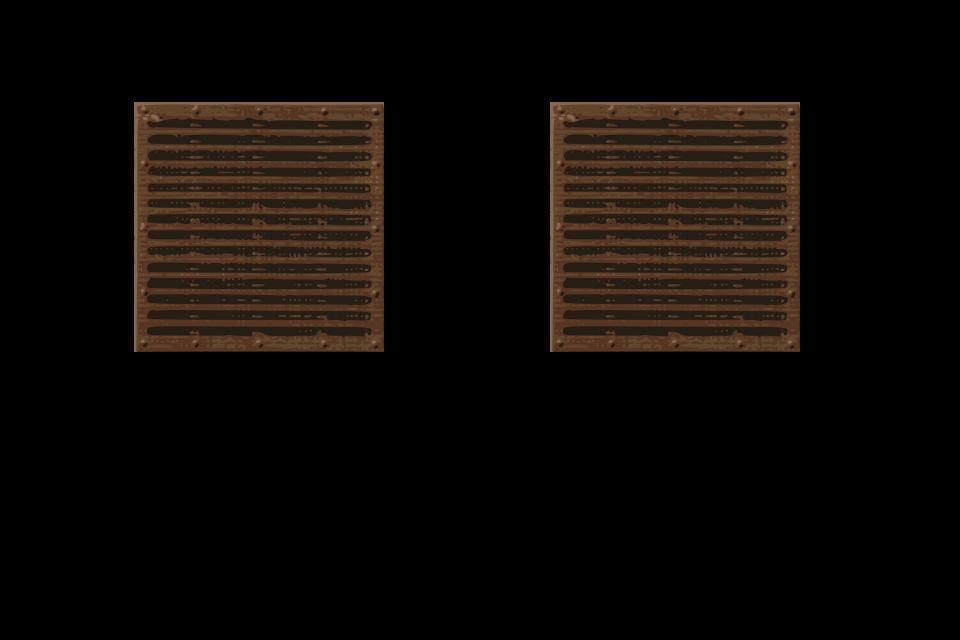

Below is a game level as drawn by its tile map, then a one-line description and the .tmx file that defines it, in full:
An orthogonal 30x20 tile map with 32x32 px tiles, 1 tile layer (Tile Layer 1).

<map version="1.9" tiledversion="1.9.2" orientation="orthogonal" renderorder="right-down" width="30" height="20" tilewidth="32" tileheight="32" infinite="0" nextlayerid="2" nextobjectid="1">
 <tileset firstgid="1" source="map-tile-metal-grill-1-x-1_f.tsx" />
 <layer id="1" name="Tile Layer 1" width="30" height="20">
  <data encoding="csv">
0,0,0,0,0,0,0,0,0,0,0,0,0,0,0,0,0,0,0,0,0,0,0,0,0,0,0,0,0,0,
0,0,0,0,0,0,0,0,0,0,0,0,0,0,0,0,0,0,0,0,0,0,0,0,0,0,0,0,0,0,
0,0,0,0,0,0,0,0,0,0,0,0,0,0,0,0,0,0,0,0,0,0,0,0,0,0,0,0,0,0,
0,0,0,0,1,2,3,4,5,6,7,8,0,0,0,0,0,1,2,3,4,5,6,7,8,0,0,0,0,0,
0,0,0,0,9,10,11,12,13,14,15,16,0,0,0,0,0,9,10,11,12,13,14,15,16,0,0,0,0,0,
0,0,0,0,17,18,19,20,21,22,23,24,0,0,0,0,0,17,18,19,20,21,22,23,24,0,0,0,0,0,
0,0,0,0,25,26,27,28,29,30,31,32,0,0,0,0,0,25,26,27,28,29,30,31,32,0,0,0,0,0,
0,0,0,0,33,34,35,36,37,38,39,40,0,0,0,0,0,33,34,35,36,37,38,39,40,0,0,0,0,0,
0,0,0,0,41,42,43,44,45,46,47,48,0,0,0,0,0,41,42,43,44,45,46,47,48,0,0,0,0,0,
0,0,0,0,49,50,51,52,53,54,55,56,0,0,0,0,0,49,50,51,52,53,54,55,56,0,0,0,0,0,
0,0,0,0,57,58,59,60,61,62,63,64,0,0,0,0,0,57,58,59,60,61,62,63,64,0,0,0,0,0,
0,0,0,0,0,0,0,0,0,0,0,0,0,0,0,0,0,0,0,0,0,0,0,0,0,0,0,0,0,0,
0,0,0,0,0,0,0,0,0,0,0,0,0,0,0,0,0,0,0,0,0,0,0,0,0,0,0,0,0,0,
0,0,0,0,0,0,0,0,0,0,0,0,0,0,0,0,0,0,0,0,0,0,0,0,0,0,0,0,0,0,
0,0,0,0,0,0,0,0,0,0,0,0,0,0,0,0,0,0,0,0,0,0,0,0,0,0,0,0,0,0,
0,0,0,0,0,0,0,0,0,0,0,0,0,0,0,0,0,0,0,0,0,0,0,0,0,0,0,0,0,0,
0,0,0,0,0,0,0,0,0,0,0,0,0,0,0,0,0,0,0,0,0,0,0,0,0,0,0,0,0,0,
0,0,0,0,0,0,0,0,0,0,0,0,0,0,0,0,0,0,0,0,0,0,0,0,0,0,0,0,0,0,
0,0,0,0,0,0,0,0,0,0,0,0,0,0,0,0,0,0,0,0,0,0,0,0,0,0,0,0,0,0,
0,0,0,0,0,0,0,0,0,0,0,0,0,0,0,0,0,0,0,0,0,0,0,0,0,0,0,0,0,0
</data>
 </layer>
</map>